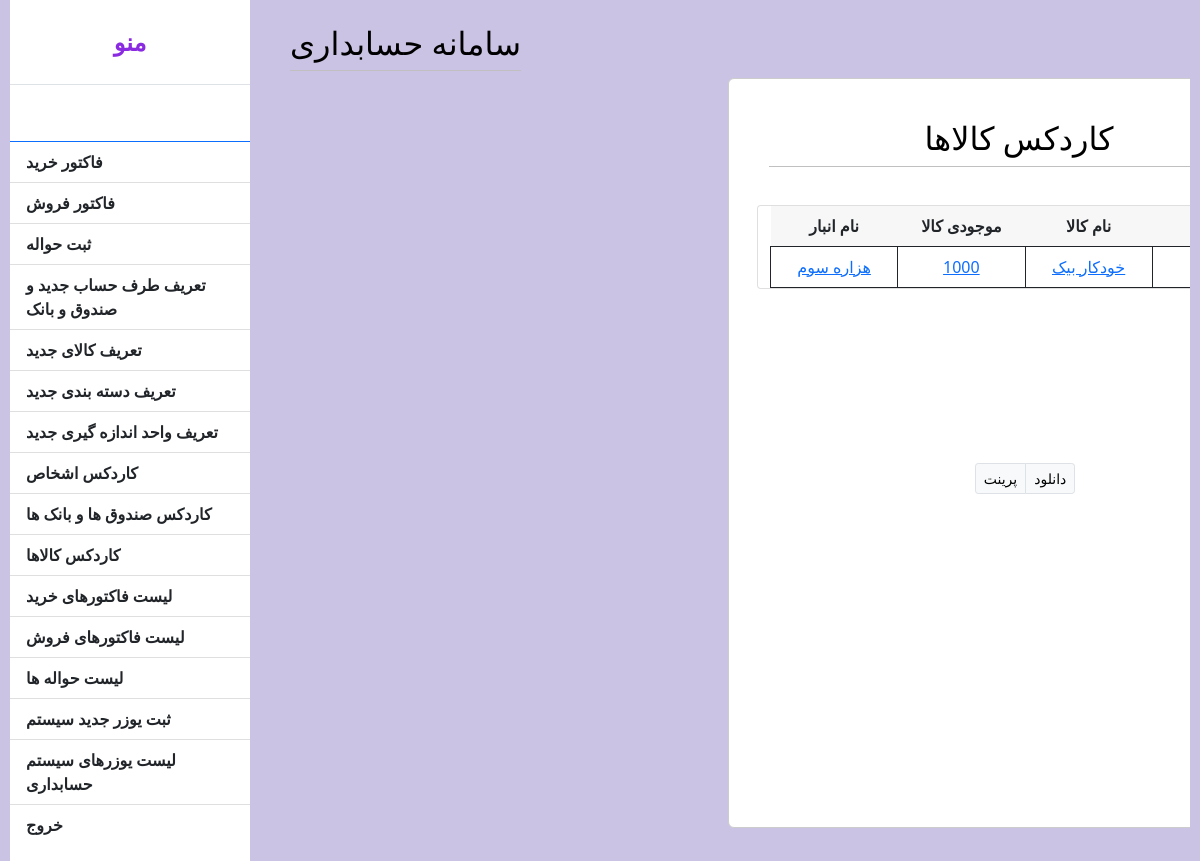
Page /productlist.php (signed in) on the committed database.
### tables this page shows
CREATE TABLE `menus` (
  `menu_id` int UNSIGNED NOT NULL,
  `menu_name` varchar(256) NOT NULL,
  `url` text NOT NULL,
  `ordermenu` int UNSIGNED NOT NULL,
  `permition_id` int UNSIGNED NOT NULL,
  `created_at` timestamp NOT NULL DEFAULT CURRENT_TIMESTAMP,
  `updated_at` timestamp NULL DEFAULT NULL
);

CREATE TABLE `stocks` (
  `stock_id` int UNSIGNED NOT NULL,
  `stock_productid` int UNSIGNED NOT NULL,
  `stock_wearhouseid` int UNSIGNED NOT NULL,
  `stock` bigint NOT NULL,
  `created_at` timestamp NOT NULL DEFAULT CURRENT_TIMESTAMP,
  `updated_at` timestamp NULL DEFAULT NULL
);

CREATE TABLE `wearhouses` (
  `wearhouse_id` int UNSIGNED NOT NULL,
  `wearhouse_name` varchar(256) NOT NULL,
  `created_at` timestamp NOT NULL DEFAULT CURRENT_TIMESTAMP,
  `updated_at` timestamp NULL DEFAULT NULL
);

CREATE TABLE `products` (
  `product_id` int UNSIGNED NOT NULL,
  `product_name` varchar(256) NOT NULL,
  `product_serial` int UNSIGNED NOT NULL,
  `category_id` int UNSIGNED NOT NULL,
  `unit_id` int UNSIGNED NOT NULL,
  `created_at` timestamp NOT NULL DEFAULT CURRENT_TIMESTAMP,
  `updated_at` timestamp NULL DEFAULT NULL
);

### productlist.php (the view, shortened to what this page needs)
<?php
require "./assets/Helper/dataBase.php";
if($_SESSION['permition'] == '1' || $_SESSION['permition'] =='2') {
    global $db;
    $sql = "SELECT products.product_name,products.product_id,wearhouses.wearhouse_name,stocks.stock from products,wearhouses,stocks WHERE stocks.stock_productid = products.product_id and stocks.stock_wearhouseid = wearhouses.wearhouse_id ";
    $stmt = $db->prepare($sql);
    $stmt->execute();
    $products = $stmt->fetchAll();
} else {
    header("location:./menu.php");
}
?>
<!DOCTYPE html>
<html lang="en">
<head>
    <link rel="stylesheet" href="./assets/css/style.css">
    <link rel="stylesheet" href="./assets/css/bootstrap5.min.css">
</head>
<body class="product">
    <div class="d-flex" id="wrapper">
        <?php
          require_once "./template/sidebar.php";
require_once "./template/header.php";
?>
        <div class="purchasecontainer">
            <div class="container-fluid invoice-container">
                <main>
                    <header>
                        <div class=" userlist">
                            <h2> کاردکس کالاها </h2>
                        </div>
                    </header>
                    <div class="row">
                        <div class="card">
                            <div class="card-body p-0">
                                <div class="table-responsive usertable">
                                    <table class="table mb-0 table-hover" id="myTable2">
                                        <thead class="card-header">
                                            <tr>
                                                <th onclick="sortTable(0)" class="col-3 text-center"><strong> نام انبار
                                                    </strong></th>
                                                <th onclick="sortTable(1)" class="col-3 text-center"><strong> موجودی
                                                        کالا </strong></th>
                                                <th onclick="sortTable(2)" class="col-3 text-center"><strong> نام کالا
                                                    </strong></th>
                                                <th onclick="sortTable(3)" class="col-3 text-center">
                                                </th>
                                            </tr>
                                        </thead>
                                        <tbody>
                                            <?php $i = 1;
foreach ($products as $product) { ?>
                                            <tr class="clickable-row">
                                                <td class="col-3 text-center" style=" border: 1px solid"><a
                                                        href="./productdetail.php?id=<?= $product->product_id ?>"><?= $product->wearhouse_name ?></a>
                                                </td>
                                                <td class="col-3 text-center" style=" border: 1px solid"><a
                                                        href="./productdetail.php?id=<?= $product->product_id ?>"><?= $product->stock ?></a>
                                                </td>
                                                <td class="col-3 text-center" style=" border: 1px solid"><a
                                                        href="./productdetail.php?id=<?= $product->product_id ?>"><?= $product->product_name ?></a>
                                                </td>
                                                <td class="col-3 text-center" style=" border: 1px solid">
                                                </td>
                                            </tr>
                                            <?php ++$i;
} ?>
                                        </tbody>
                                    </table>
                                </div>
                            </div>
                        </div>
                    </div>
                </main>
                <footer class="text-center mt-4 ">
                    <div class="btn-group btn-group-sm footer ">
                        <a href="javascript:window.print()" class="btn btn-light border">
                            <ion-icon name="print-outline"></ion-icon> پرینت
                        </a>
                        <a href="javascript:window.print()" class="btn btn-light border">
                            <ion-icon name="download-outline"></ion-icon> دانلود
                        </a>
                    </div>
                </footer>
            </div>
        </div>
</body>

### template/sidebar.php (shortened to what this page needs)
<?php
if (isset($_SESSION['permition']) && !(empty($_SESSION['permition'])) && isset($_SESSION['username']) && !(empty($_SESSION['username']))) {
    $sql = "SELECT * FROM menus where permition_id = ? order by ordermenu ";
    $stmt = $db->prepare($sql);
    $stmt->execute([$_SESSION['permition']]);
    $menus = $stmt->fetchAll();
} else {
    header("location:login.php");
}
?>
<div class="bg-white" id="sidebar-wrapper">
    <div class="sidebar-heading text-center py-4 primary-text fs-4 fw-bold text-uppercase border-bottom">
        <i></i> منو
    </div>
    <div class="list-group list-group-flush my-3">
        <a href="#" class="list-group-item list-group-item-action bg-transparent second-text active">
        </a>
        <?php foreach ($menus as $menu) : ?>
        <a href="<?= $menu->url ?>" class="list-group-item list-group-item-action bg-transparent second-text fw-bold">
            <?= $menu->menu_name ?>
        </a> <?php endforeach; ?>
    </div>
</div>

### assets/css/style.css (style rules this page uses)
:root { --main-bg-color: #009d63; --main-text-color: #009d63; --second-text-color: #bbbec5; --second-bg-color: #c1efde; }
.primary-text { color: var(--main-text-color); }
.second-text { color: var(--second-text-color); }
#wrapper { overflow-x: hidden; }
#sidebar-wrapper { min-height: 100vh; margin-left: -15rem; transition: margin 0.25 ease-out; }
#sidebar-wrapper .sidebar-heading { padding: 0.875rem 1.25rem; font-size: 1.2rem; color: blueviolet; }
#sidebar-wrapper .list-group { width: 15rem; }
.list-group-item { border: none; padding: 20px 30px; }
@media (min-width: 768px) { #sidebar-wrapper { margin-left: 0; } }
.product { margin: 0; padding: 0; box-sizing: border-box; background: #cbc3e3; padding: 0 10px; }
.product { overflow-x: hidden; }
h2 { font-size: 26px; font-weight: 600; text-align: center; color: #000; padding-bottom: 8px; border-bottom: 1px solid silver; }
.invoice-container { margin-top: 100px; margin-left: 600px; margin-right: 100px; margin-bottom: 200px; padding: 40px !important; max-width: 650px; background-color: #fff; border: 1px solid #ccc; border-radius: 6px; height: 750px; }
.purchasecontainer { margin-top: 200px; margin-left: 450px; box-sizing: border-box; display: flex; align-items: center; justify-content: center; height: 50vh; max-width: 650px; padding: 28px; width: 100%; }
.userlist { margin-bottom: 38px; width: 500px; }
.footer { margin-top: 150px; }

### rows in the picture
menus: menu_name "فاکتور خرید"
menus: menu_name "فاکتور فروش"
menus: menu_name "ثبت حواله"
menus: menu_name "تعریف طرف حساب جدید و صندوق و بانک"
menus: menu_name "تعریف کالای جدید"
menus: menu_name "تعریف دسته بندی جدید"
menus: menu_name "تعریف واحد اندازه گیری جدید"
menus: menu_name "کاردکس اشخاص"
menus: menu_name "کاردکس صندوق ها و بانک ها"
menus: menu_name "کاردکس کالاها"
menus: menu_name "لیست فاکتورهای خرید"
menus: menu_name "لیست فاکتورهای فروش"
menus: menu_name "لیست حواله ها"
menus: menu_name "ثبت یوزر جدید سیستم"
menus: menu_name "لیست یوزرهای سیستم حسابداری"
menus: menu_name "خروج"
stocks: stock_wearhouseid.wearhouse_name "هزاره سوم", stock "1000", stock_productid.product_name "خودکار بیک"
